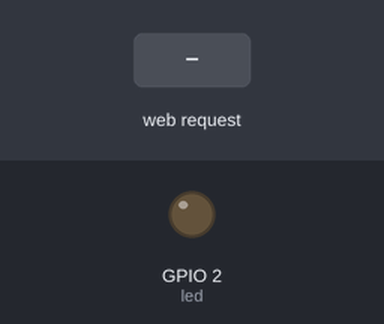
Simulated run of this sketch. Board: ESP32. On the bench: output pins drawn as LEDs (lit = HIGH). The inputs (shaded band) are chosen by the test bench. WiFi joins after 1.5 s; servers stay silent unless stated; storage starts empty.

Above: at 1.2 s.
1.3 s: HTTP request GET /on received
At 2.3 s:
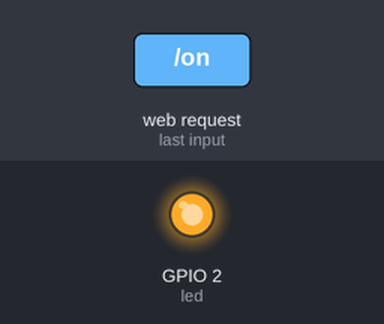
2.8 s: HTTP request GET /off received
At 3.5 s:
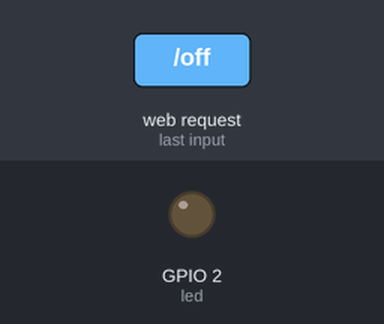
Timing chart, 0 to 5.8 s (numbered marks = the images above; inputs shaded):
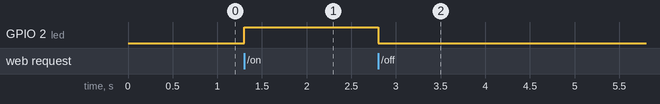

Measured:
- after the input at 1.3 s, GPIO 2 (led): LOW → HIGH at once
- after the input at 2.8 s, GPIO 2 (led): HIGH → LOW at once

The sketch:

webserver_spiffs.ino
```cpp
#include <WiFi.h>
#include <WebServer.h>
#include <SPIFFS.h>

const char* ssid = "acer";
const char* password = "12345678";

const int led = 2;

WebServer server(80);

void setup() {
  pinMode(led, OUTPUT);

  SPIFFS.begin();
  WiFi.begin(ssid, password);

  server.on("/", handleRoot);
  server.on("/style.css", styleCss);
  server.on("/script.js", scriptJs);
  server.on("/on", handleOn);
  server.on("/off", handleOff);

  server.begin();
}

void loop() {
  server.handleClient();
}

void handleRoot() {
  server.send(200, "text/html", loadFromSPIFFS("/index.html"));
} void styleCss() {
  server.send(200, "text/css", loadFromSPIFFS("/style.css"));
} void scriptJs() {
  server.send(200, "text/js", loadFromSPIFFS("/script.js"));
} void handleOn() {
  digitalWrite(led, HIGH);
  server.send(200, "text/html", loadFromSPIFFS("/index.html"));
} void handleOff() {
  digitalWrite(led, LOW);
  server.send(200, "text/html", loadFromSPIFFS("/index.html"));
}

String loadFromSPIFFS(String path) {
  String content = "";
  File file = SPIFFS.open(path, "r");

  while (file.available()) {
    content += (char)file.read();
  }

  file.close();
  return content;
}
```
